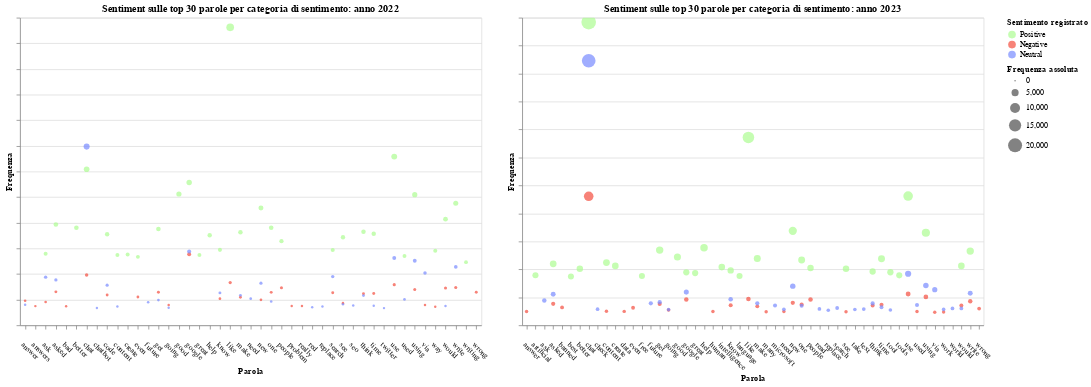

Write notebook code for a chart like this one.
### Code cell
finalchart_wordsfrequency_2022_2023 = alt.hconcat(scatter_plot_2022, scatter_plot_2023).resolve_scale(y='independent'
).configure_axisX(
    labelAngle=45,  # Specify the degree of inclination here
    labelAlign='left',  # Optional: Align the labels to the right for better readability
    labelPadding=15  # Optional: Add padding to the labels for better spacing
)
finalchart_wordsfrequency_2022_2023.save('wordsfreq_2022_2023.html')
finalchart_wordsfrequency_2022_2023

### Figure 1 — Vega-Lite specification as saved in the notebook (floating-point values rounded to 4 significant figures)
{"config": {"view": {"continuousWidth": 300, "continuousHeight": 300}, "axisX": {"labelAlign": "left", "labelAngle": 45, "labelPadding": 15}}, "hconcat": [{"data": {"name": "data-311dffb178b517b0b4bfda02d0ada4da"}, "mark": {"type": "point", "filled": true}, "encoding": {"color": {"field": "Sentiment", "scale": {"domain": ["Positive", "Negative", "Neutral"], "range": ["#ADFC92", "#F44E3F", "#788BFF"]}, "title": "Sentimento registrato", "type": "nominal"}, "opacity": {"value": 0.7}, "size": {"field": "frequency", "type": "quantitative"}, "tooltip": [{"field": "word", "type": "nominal"}, {"field": "frequency", "type": "quantitative"}, {"field": "frequency", "type": "quantitative"}], "x": {"field": "word", "title": "Parola", "type": "nominal"}, "y": {"axis": {"labels": false}, "field": "frequency", "title": "Frequenza", "type": "quantitative"}}, "height": 400, "name": "view_23", "title": "Sentiment sulle top 30 parole per categoria di sentimento: anno 2022", "transform": [{"filter": {"param": "param_94"}}], "width": 600}, {"data": {"name": "data-610617640abbcb60d3c9b15bc576aea8"}, "mark": {"type": "point", "filled": true}, "encoding": {"color": {"field": "Sentiment", "scale": {"domain": ["Positive", "Negative", "Neutral"], "range": ["#ADFC92", "#F44E3F", "#788BFF"]}, "title": "Sentimento registrato", "type": "nominal"}, "opacity": {"value": 0.7}, "size": {"field": "frequency", "title": "Frequenza assoluta", "type": "quantitative"}, "tooltip": [{"field": "word", "title": "parola", "type": "nominal"}, {"field": "frequency", "title": "frequenza assoluta", "type": "quantitative"}], "x": {"field": "word", "title": "Parola", "type": "nominal"}, "y": {"axis": {"labels": false}, "field": "frequency", "title": "Frequenza", "type": "quantitative"}}, "height": 400, "name": "view_24", "title": "Sentiment sulle top 30 parole per categoria di sentimento: anno 2023", "transform": [{"filter": {"param": "param_92"}}], "width": 600}], "params": [{"name": "param_94", "select": {"type": "point", "fields": ["Sentiment"]}, "bind": {"input": "radio", "options": ["Positive", "Negative", "Neutral", null], "labels": ["Positive ", "Negative ", "Neutral ", "All"], "name": "Selettore sentimento 2022: "}, "views": ["view_23"]}, {"name": "param_95", "select": {"type": "interval", "encodings": ["x", "y"]}, "bind": "scales", "views": ["view_23"]}, {"name": "param_92", "select": {"type": "point", "fields": ["Sentiment"]}, "bind": {"input": "radio", "options": ["Positive", "Negative", "Neutral", null], "labels": ["Positive ", "Negative ", "Neutral ", "All"], "name": "Selettore sentimento 2023: "}, "views": ["view_24"]}, {"name": "param_93", "select": {"type": "interval", "encodings": ["x", "y"]}, "bind": "scales", "views": ["view_24"]}], "resolve": {"scale": {"y": "independent"}}, "$schema": "https://vega.github.io/schema/vega-lite/v5.8.0.json", "datasets": {"data-311dffb178b517b0b4bfda02d0ada4da": [{"Sentiment": "Positive", "word": "like", "frequency": 5812}, {"Sentiment": "Positive", "word": "use", "frequency": 3291}, {"Sentiment": "Positive", "word": "chat", "frequency": 3043}, {"Sentiment": "Positive", "word": "google", "frequency": 2786}, {"Sentiment": "Positive", "word": "good", "frequency": 2561}, {"Sentiment": "Positive", "word": "using", "frequency": 2547}, {"Sentiment": "Positive", "word": "write", "frequency": 2379}, {"Sentiment": "Positive", "word": "new", "frequency": 2286}, {"Sentiment": "Positive", "word": "would", "frequency": 2070}, {"Sentiment": "Positive", "word": "asked", "frequency": 1966}, {"Sentiment": "Positive", "word": "one", "frequency": 1903}, {"Sentiment": "Positive", "word": "better", "frequency": 1903}, {"Sentiment": "Positive", "word": "get", "frequency": 1877}, {"Sentiment": "Positive", "word": "think", "frequency": 1826}, {"Sentiment": "Positive", "word": "make", "frequency": 1815}, {"Sentiment": "Positive", "word": "time", "frequency": 1784}, {"Sentiment": "Positive", "word": "code", "frequency": 1775}, {"Sentiment": "Positive", "word": "help", "frequency": 1756}, {"Sentiment": "Positive", "word": "see", "frequency": 1717}, {"Sentiment": "Positive", "word": "people", "frequency": 1640}, {"Sentiment": "Positive", "word": "know", "frequency": 1471}, {"Sentiment": "Positive", "word": "search", "frequency": 1467}, {"Sentiment": "Positive", "word": "way", "frequency": 1454}, {"Sentiment": "Positive", "word": "ask", "frequency": 1395}, {"Sentiment": "Positive", "word": "create", "frequency": 1382}, {"Sentiment": "Positive", "word": "great", "frequency": 1373}, {"Sentiment": "Positive", "word": "content", "frequency": 1369}, {"Sentiment": "Positive", "word": "used", "frequency": 1351}, {"Sentiment": "Positive", "word": "even", "frequency": 1335}, {"Sentiment": "Positive", "word": "writing", "frequency": 1231}, {"Sentiment": "Negative", "word": "google", "frequency": 1384}, {"Sentiment": "Negative", "word": "chat", "frequency": 982}, {"Sentiment": "Negative", "word": "like", "frequency": 833}, {"Sentiment": "Negative", "word": "use", "frequency": 792}, {"Sentiment": "Negative", "word": "write", "frequency": 736}, {"Sentiment": "Negative", "word": "people", "frequency": 732}, {"Sentiment": "Negative", "word": "would", "frequency": 728}, {"Sentiment": "Negative", "word": "using", "frequency": 700}, {"Sentiment": "Negative", "word": "asked", "frequency": 652}, {"Sentiment": "Negative", "word": "get", "frequency": 645}, {"Sentiment": "Negative", "word": "wrong", "frequency": 644}, {"Sentiment": "Negative", "word": "one", "frequency": 642}, {"Sentiment": "Negative", "word": "search", "frequency": 634}, {"Sentiment": "Negative", "word": "time", "frequency": 619}, {"Sentiment": "Negative", "word": "think", "frequency": 617}, {"Sentiment": "Negative", "word": "code", "frequency": 590}, {"Sentiment": "Negative", "word": "even", "frequency": 552}, {"Sentiment": "Negative", "word": "make", "frequency": 547}, {"Sentiment": "Negative", "word": "know", "frequency": 519}, {"Sentiment": "Negative", "word": "new", "frequency": 496}, {"Sentiment": "Negative", "word": "answer", "frequency": 478}, {"Sentiment": "Negative", "word": "ask", "frequency": 453}, {"Sentiment": "Negative", "word": "see", "frequency": 432}, {"Sentiment": "Negative", "word": "going", "frequency": 398}, {"Sentiment": "Negative", "word": "via", "frequency": 396}, {"Sentiment": "Negative", "word": "really", "frequency": 378}, {"Sentiment": "Negative", "word": "problem", "frequency": 378}, {"Sentiment": "Negative", "word": "answers", "frequency": 374}, {"Sentiment": "Negative", "word": "bad", "frequency": 373}, {"Sentiment": "Negative", "word": "way", "frequency": 361}, {"Sentiment": "Neutral", "word": "chat", "frequency": 3485}, {"Sentiment": "Neutral", "word": "google", "frequency": 1441}, {"Sentiment": "Neutral", "word": "use", "frequency": 1312}, {"Sentiment": "Neutral", "word": "using", "frequency": 1259}, {"Sentiment": "Neutral", "word": "write", "frequency": 1138}, {"Sentiment": "Neutral", "word": "via", "frequency": 1021}, {"Sentiment": "Neutral", "word": "search", "frequency": 950}, {"Sentiment": "Neutral", "word": "ask", "frequency": 939}, {"Sentiment": "Neutral", "word": "asked", "frequency": 884}, {"Sentiment": "Neutral", "word": "new", "frequency": 822}, {"Sentiment": "Neutral", "word": "code", "frequency": 783}, {"Sentiment": "Neutral", "word": "know", "frequency": 632}, {"Sentiment": "Neutral", "word": "make", "frequency": 585}, {"Sentiment": "Neutral", "word": "think", "frequency": 579}, {"Sentiment": "Neutral", "word": "need", "frequency": 518}, {"Sentiment": "Neutral", "word": "used", "frequency": 505}, {"Sentiment": "Neutral", "word": "get", "frequency": 491}, {"Sentiment": "Neutral", "word": "one", "frequency": 463}, {"Sentiment": "Neutral", "word": "future", "frequency": 448}, {"Sentiment": "Neutral", "word": "see", "frequency": 409}, {"Sentiment": "Neutral", "word": "answer", "frequency": 401}, {"Sentiment": "Neutral", "word": "seo", "frequency": 385}, {"Sentiment": "Neutral", "word": "time", "frequency": 381}, {"Sentiment": "Neutral", "word": "would", "frequency": 376}, {"Sentiment": "Neutral", "word": "content", "frequency": 368}, {"Sentiment": "Neutral", "word": "replace", "frequency": 368}, {"Sentiment": "Neutral", "word": "red", "frequency": 353}, {"Sentiment": "Neutral", "word": "going", "frequency": 341}, {"Sentiment": "Neutral", "word": "chatbot", "frequency": 337}, {"Sentiment": "Neutral", "word": "twitter", "frequency": 335}], "data-610617640abbcb60d3c9b15bc576aea8": [{"Sentiment": "Positive", "word": "chat", "frequency": 21685}, {"Sentiment": "Positive", "word": "like", "frequency": 13438}, {"Sentiment": "Positive", "word": "use", "frequency": 9243}, {"Sentiment": "Positive", "word": "new", "frequency": 6758}, {"Sentiment": "Positive", "word": "using", "frequency": 6618}, {"Sentiment": "Positive", "word": "help", "frequency": 5553}, {"Sentiment": "Positive", "word": "get", "frequency": 5379}, {"Sentiment": "Positive", "word": "write", "frequency": 5308}, {"Sentiment": "Positive", "word": "good", "frequency": 4886}, {"Sentiment": "Positive", "word": "make", "frequency": 4784}, {"Sentiment": "Positive", "word": "time", "frequency": 4753}, {"Sentiment": "Positive", "word": "one", "frequency": 4675}, {"Sentiment": "Positive", "word": "content", "frequency": 4482}, {"Sentiment": "Positive", "word": "asked", "frequency": 4396}, {"Sentiment": "Positive", "word": "would", "frequency": 4249}, {"Sentiment": "Positive", "word": "create", "frequency": 4248}, {"Sentiment": "Positive", "word": "intelligence", "frequency": 4161}, {"Sentiment": "Positive", "word": "people", "frequency": 4099}, {"Sentiment": "Positive", "word": "better", "frequency": 4042}, {"Sentiment": "Positive", "word": "see", "frequency": 4037}, {"Sentiment": "Positive", "word": "know", "frequency": 3927}, {"Sentiment": "Positive", "word": "think", "frequency": 3846}, {"Sentiment": "Positive", "word": "tool", "frequency": 3793}, {"Sentiment": "Positive", "word": "google", "frequency": 3791}, {"Sentiment": "Positive", "word": "great", "frequency": 3736}, {"Sentiment": "Positive", "word": "artificial", "frequency": 3580}, {"Sentiment": "Positive", "word": "tools", "frequency": 3572}, {"Sentiment": "Positive", "word": "free", "frequency": 3529}, {"Sentiment": "Positive", "word": "language", "frequency": 3519}, {"Sentiment": "Positive", "word": "best", "frequency": 3492}, {"Sentiment": "Negative", "word": "chat", "frequency": 9226}, {"Sentiment": "Negative", "word": "use", "frequency": 2237}, {"Sentiment": "Negative", "word": "using", "frequency": 2026}, {"Sentiment": "Negative", "word": "like", "frequency": 1887}, {"Sentiment": "Negative", "word": "people", "frequency": 1841}, {"Sentiment": "Negative", "word": "google", "frequency": 1840}, {"Sentiment": "Negative", "word": "write", "frequency": 1721}, {"Sentiment": "Negative", "word": "new", "frequency": 1608}, {"Sentiment": "Negative", "word": "asked", "frequency": 1537}, {"Sentiment": "Negative", "word": "get", "frequency": 1519}, {"Sentiment": "Negative", "word": "one", "frequency": 1485}, {"Sentiment": "Negative", "word": "time", "frequency": 1463}, {"Sentiment": "Negative", "word": "know", "frequency": 1430}, {"Sentiment": "Negative", "word": "would", "frequency": 1423}, {"Sentiment": "Negative", "word": "think", "frequency": 1408}, {"Sentiment": "Negative", "word": "make", "frequency": 1353}, {"Sentiment": "Negative", "word": "banned", "frequency": 1277}, {"Sentiment": "Negative", "word": "even", "frequency": 1252}, {"Sentiment": "Negative", "word": "wrong", "frequency": 1195}, {"Sentiment": "Negative", "word": "going", "frequency": 1096}, {"Sentiment": "Negative", "word": "content", "frequency": 1006}, {"Sentiment": "Negative", "word": "data", "frequency": 995}, {"Sentiment": "Negative", "word": "answer", "frequency": 992}, {"Sentiment": "Negative", "word": "human", "frequency": 988}, {"Sentiment": "Negative", "word": "need", "frequency": 986}, {"Sentiment": "Negative", "word": "used", "frequency": 981}, {"Sentiment": "Negative", "word": "see", "frequency": 968}, {"Sentiment": "Negative", "word": "many", "frequency": 966}, {"Sentiment": "Negative", "word": "work", "frequency": 946}, {"Sentiment": "Negative", "word": "via", "frequency": 936}, {"Sentiment": "Neutral", "word": "chat", "frequency": 18918}, {"Sentiment": "Neutral", "word": "use", "frequency": 3684}, {"Sentiment": "Neutral", "word": "using", "frequency": 2845}, {"Sentiment": "Neutral", "word": "new", "frequency": 2800}, {"Sentiment": "Neutral", "word": "via", "frequency": 2549}, {"Sentiment": "Neutral", "word": "google", "frequency": 2373}, {"Sentiment": "Neutral", "word": "write", "frequency": 2286}, {"Sentiment": "Neutral", "word": "asked", "frequency": 2225}, {"Sentiment": "Neutral", "word": "know", "frequency": 1869}, {"Sentiment": "Neutral", "word": "ask", "frequency": 1778}, {"Sentiment": "Neutral", "word": "get", "frequency": 1647}, {"Sentiment": "Neutral", "word": "make", "frequency": 1574}, {"Sentiment": "Neutral", "word": "future", "frequency": 1572}, {"Sentiment": "Neutral", "word": "think", "frequency": 1566}, {"Sentiment": "Neutral", "word": "used", "frequency": 1452}, {"Sentiment": "Neutral", "word": "microsoft", "frequency": 1414}, {"Sentiment": "Neutral", "word": "one", "frequency": 1402}, {"Sentiment": "Neutral", "word": "time", "frequency": 1294}, {"Sentiment": "Neutral", "word": "search", "frequency": 1237}, {"Sentiment": "Neutral", "word": "world", "frequency": 1208}, {"Sentiment": "Neutral", "word": "would", "frequency": 1203}, {"Sentiment": "Neutral", "word": "read", "frequency": 1168}, {"Sentiment": "Neutral", "word": "text", "frequency": 1161}, {"Sentiment": "Neutral", "word": "check", "frequency": 1153}, {"Sentiment": "Neutral", "word": "need", "frequency": 1141}, {"Sentiment": "Neutral", "word": "work", "frequency": 1134}, {"Sentiment": "Neutral", "word": "take", "frequency": 1127}, {"Sentiment": "Neutral", "word": "going", "frequency": 1121}, {"Sentiment": "Neutral", "word": "tool", "frequency": 1089}, {"Sentiment": "Neutral", "word": "replace", "frequency": 1076}]}}
